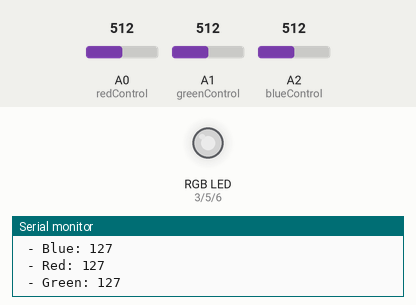
Recording of a sketch running on a simulated Arduino Uno, built with avr-gcc and run on an emulated ATmega328P. Parts: an RGB LED mixed from three pins (HIGH = lit), the last lines printed to the serial monitor. The test bench sets the inputs (shaded band); at power-on: A0 (redControl) = 512, A1 (greenControl) = 512, A2 (blueControl) = 512. Dim RGB values are drawn brighter than linear.

Above: at 1.2 s.
1.3 s: A0 (redControl) set to 410
At 1.8 s:
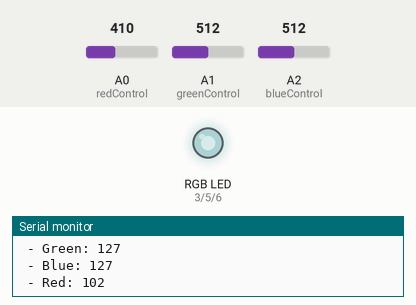
4.3 s: A0 (redControl) set to 394
At 5.4 s:
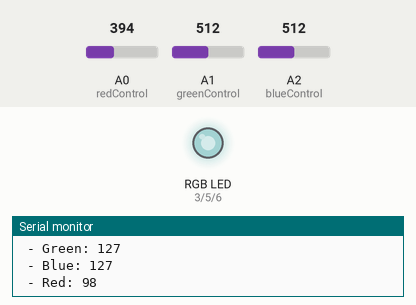
7.3 s: A1 (greenControl) set to 418
At 8.7 s:
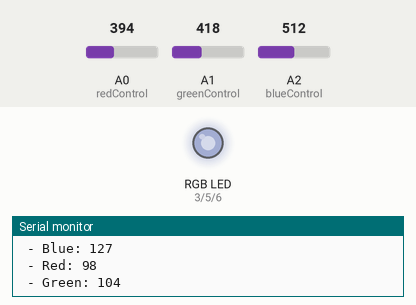
10.3 s: A1 (greenControl) set to 387
At 11.6 s:
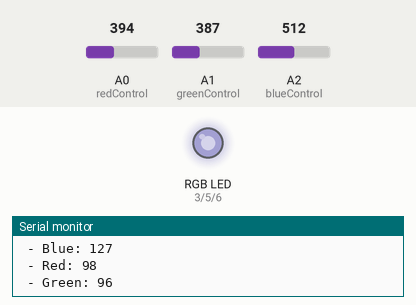
13.3 s: A2 (blueControl) set to 411
At 13.7 s:
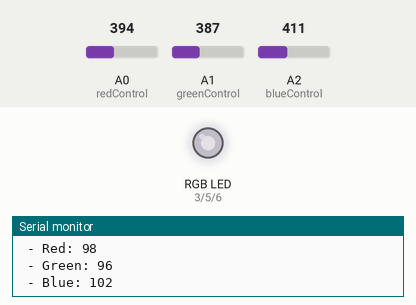
14.8 s: A2 (blueControl) set to 388
At 15.9 s:
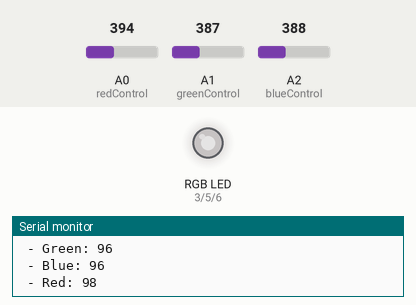
Timing chart, 0 to 17.8 s (numbered marks = the images above; inputs shaded):
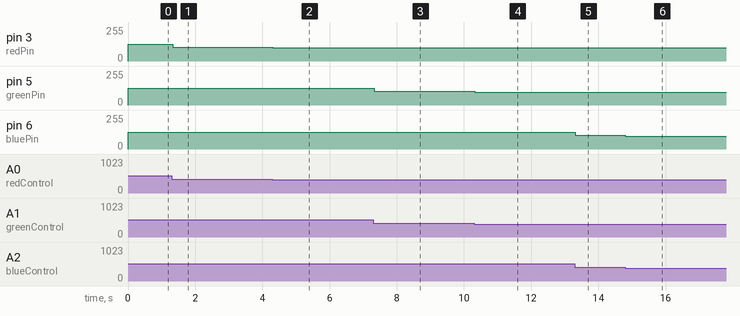

Measured:
- after the input at 1.3 s, pin 3 (redPin): 127/255 → 102/255 at once
- after the input at 4.3 s, pin 3 (redPin): 102/255 → 98/255 at once
- after the input at 7.3 s, pin 5 (greenPin): 127/255 → 104/255 at once
- after the input at 10.3 s, pin 5 (greenPin): 104/255 → 96/255 at once
- after the input at 13.3 s, pin 6 (bluePin): 127/255 → 102/255 at once
- after the input at 14.8 s, pin 6 (bluePin): 102/255 → 96/255 at once

The sketch:

6-3_practice.ino
```cpp
int redPin = 3;
int greenPin = 5;
int bluePin = 6;

int redControl = A0;
int greenControl = A1;
int blueControl = A2;

int redVal;
int greenVal;
int blueVal;

void setup() {
  pinMode(redPin, OUTPUT);
  pinMode(greenPin, OUTPUT);
  pinMode(bluePin, OUTPUT);

  Serial.begin(9600);
}

void loop() {
  redVal = analogRead(redControl);
  greenVal = analogRead(greenControl);
  blueVal = analogRead(blueControl);

  redVal = map(redVal, 0, 1023, 0, 255);
  greenVal = map(greenVal, 0, 1023, 0, 255);
  blueVal = map(blueVal, 0, 1023, 0, 255);

  setColor(redVal, greenVal, blueVal);

  Serial.print(" - Red: ");
  Serial.println(redVal);
  Serial.print(" - Green: ");
  Serial.println(greenVal);
  Serial.print(" - Blue: ");
  Serial.println(blueVal);
}

void setColor(int redValue, int greenValue, int blueValue) {
  analogWrite(redPin, redVal);
  analogWrite(greenPin, greenVal);
  analogWrite(bluePin, blueVal);
}
```
